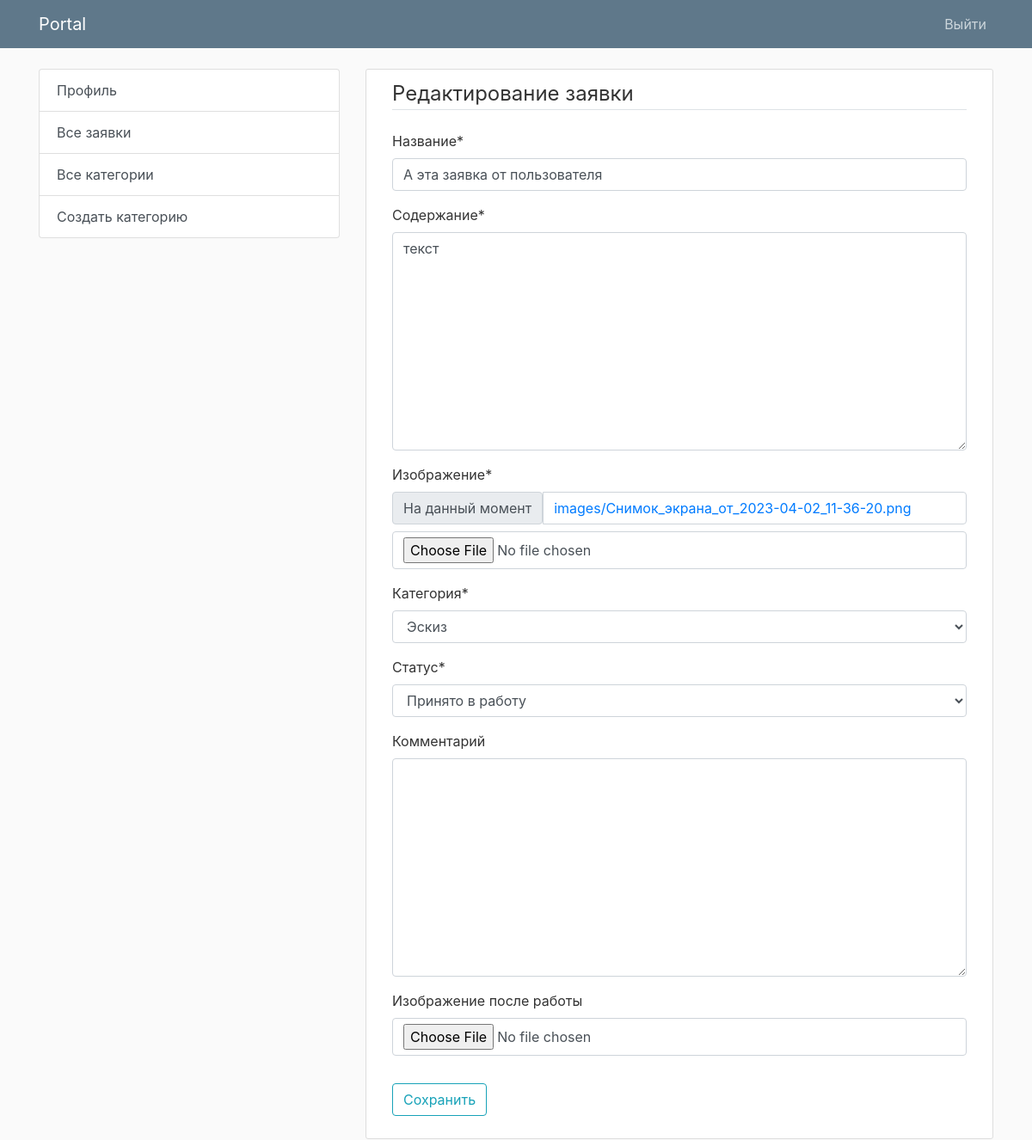
/request/6/edit/ (signed in), run on the app's committed database.
### app/models.py (models this page shows, shortened)
class DesignRequest(models.Model):
    STATUS_CHOICES = [
        ('new', 'Новая'),
        ('in_progress', 'Принято в работу'),
        ('completed', 'Выполнено'),
    ]
    title = models.CharField(max_length=100)
    content = models.TextField()
    created_at = models.DateTimeField(auto_now_add=True)
    updated_at = models.DateTimeField(auto_now=True)
    user = models.ForeignKey(User, on_delete=models.CASCADE)
    image = models.ImageField(upload_to='images')
    category = models.ForeignKey(Category, on_delete=models.CASCADE)
    status = models.CharField(max_length=20, choices=STATUS_CHOICES, default='new')
    comment = models.TextField(null=True, blank=True)
    image_after = models.ImageField(upload_to='images', null=True, blank=True)

class Category(models.Model):
    title = models.CharField(max_length=100)
    def __str__(self):
        return self.title

### app/views.py (the view)
# urls.py: path('request/<int:pk>/edit/', design_request_edit, name='design_request_edit'),
@login_required
def design_request_edit(request, pk):
    design_request = get_object_or_404(DesignRequest, pk=pk)
    if request.method == 'POST':
        form = DesignRequestForm(request.POST, request.FILES, instance=design_request)
        if form.is_valid():
            design_request = form.save(commit=False)
            if design_request.status == 'in_progress' and not design_request.comment:
                form.add_error('comment', 'При изменении статуса на "Принято в работу" необходимо указать комментарий.')
            elif design_request.status == 'completed' and not design_request.image_after:
                form.add_error('image_after', 'При изменении статуса на "Выполнено" необходимо прикрепить изображение.')
            else:
                design_request.save()
                return redirect('design_request_detail', pk=design_request.pk)
    else:
        if not request.user.is_superuser:
            form = DesignRequestForm(instance=design_request, initial={'status': design_request.status})
            form.fields['status'].widget = forms.HiddenInput()
            form.fields['image_after'].widget = forms.HiddenInput()
            form.fields['comment'].widget = forms.HiddenInput()
        else:
            form = DesignRequestForm(instance=design_request)
            if design_request.status == 'new':
                form.fields['status'].choices = [("in_progress", "Принято в работу"), ("completed", "Выполнено")]
            elif design_request.status == 'in_progress':
                form.fields['status'].choices = [("completed", "Выполнено"),]
    return render(request, 'design/design_request_form.html', {'form': form, "action": "edit"})

### app/forms.py
class DesignRequestForm(forms.ModelForm):
    class Meta:
        model = DesignRequest
        exclude = ['user']
        fields = ['title', 'content', 'image', 'category', 'status', 'comment', 'image_after']
        labels = {
            "status": "Статус",
            "title": "Название",
            "content": "Содержание",
            "image": "Изображение",
            "category": "Категория",
            "comment": "Комментарий",
            "image_after": "Изображение после работы"
        }
        widgets = {
            "category": forms.Select(attrs={'class': "form-control"}),
            "comment": forms.Textarea(attrs={'class': "form-control"}),
            "status": forms.Select(attrs={'class': "form-control"}),
        }

### app/templates/design/design_request_form.html (shortened to what this page needs)
{% extends 'design/base.html' %}
{% load crispy_forms_tags %}
{% block content %}
<div class="content-section">
	<form method="POST" enctype="multipart/form-data">
		<fieldset class="form-group">
			<legend class="border-bottom mb-4">
				{% if action == "edit" %}Редактирование заявки{% else %}Создание заявки{% endif %}
			</legend>
			{{ form|crispy }}
		</fieldset>
		<div class="form-group">
			<button class="btn btn-outline-info" type="submit">
				{% if action == "edit" %}
				Сохранить
				{% else %}
				Создать
				{%endif %}
			</button>
		</div>
	</form>
</div>
{% endblock %}

### app/static/design/main.css (style rules this page uses)
body { background: #fafafa; color: #333333; margin-top: 5rem; }
.content-section { background: #ffffff; padding: 10px 30px; border: 1px solid #dddddd; border-radius: 3px; margin-bottom: 20px; }

### data on the page
DesignRequest: title "А эта заявка от пользователя", content "текст", category "Эскиз", status "Принято в работу"
